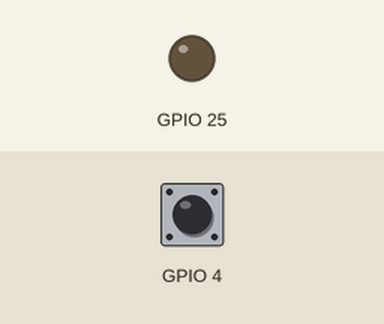
Simulated run of this program. Board: Raspberry Pi (BCM pin numbers). Shown: output pins drawn as LEDs (lit = HIGH). The test bench sets the inputs (shaded band); at power-on: GPIO 4 LOW.

Above: at 1.2 s.
1.3 s: GPIO 4 pulled HIGH for 0.15 s
At 1.37 s:
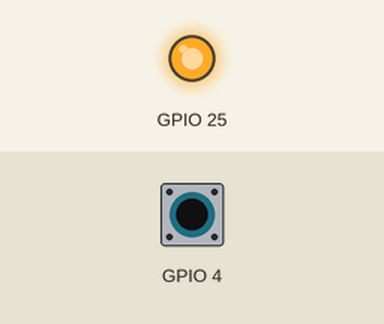
2.9 s: GPIO 4 pulled HIGH for 3.2 s
At 7.3 s:
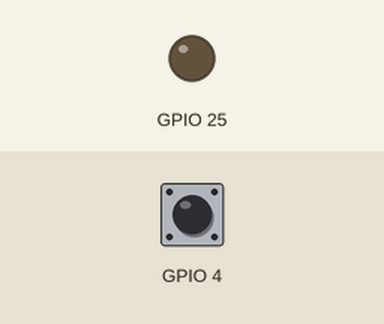
Timing chart, 0 to 8.8 s (numbered marks = the images above; inputs shaded):
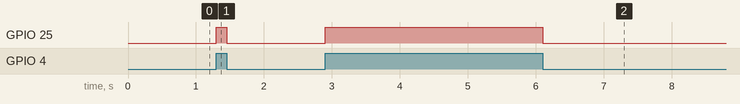

Measured:
- after the input at 1.3 s, GPIO 25: LOW → HIGH at once, → LOW 0.15 s later
- after the input at 2.9 s, GPIO 25: LOW → HIGH at once, → LOW 3.2 s later

The program:

button_led.py
```python
#!/usr/bin/env python

# http://raspberry.io/projects/view/reading-and-writing-from-gpio-ports-from-python/

import time
import RPi.GPIO as GPIO

GPIO.setmode(GPIO.BCM)
GPIO.setup(4, GPIO.IN, pull_up_down=GPIO.PUD_DOWN)
GPIO.setup(25, GPIO.OUT, initial=GPIO.LOW)
GPIO.add_event_detect(4, GPIO.BOTH)
def my_callback(channel):
    GPIO.output(25, GPIO.input(4))
GPIO.add_event_callback(4, my_callback)

while True:
    time.sleep(0.5)
```
